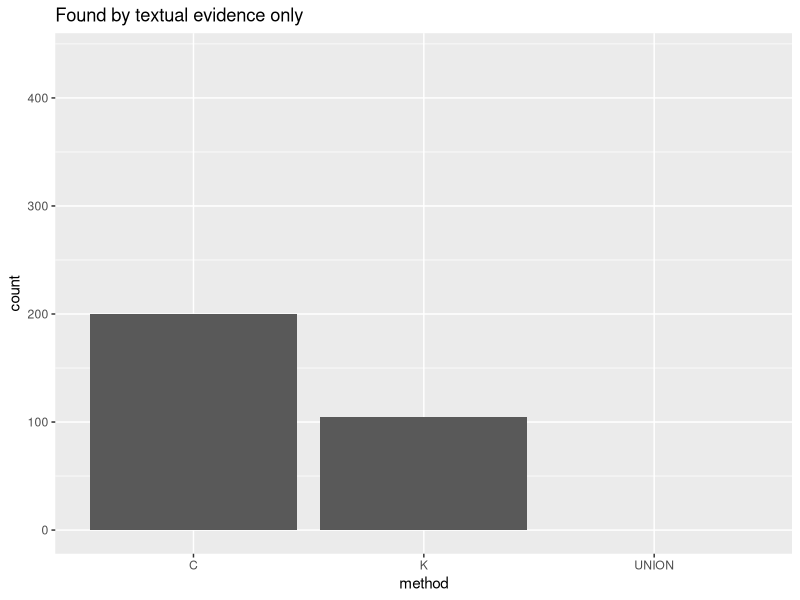
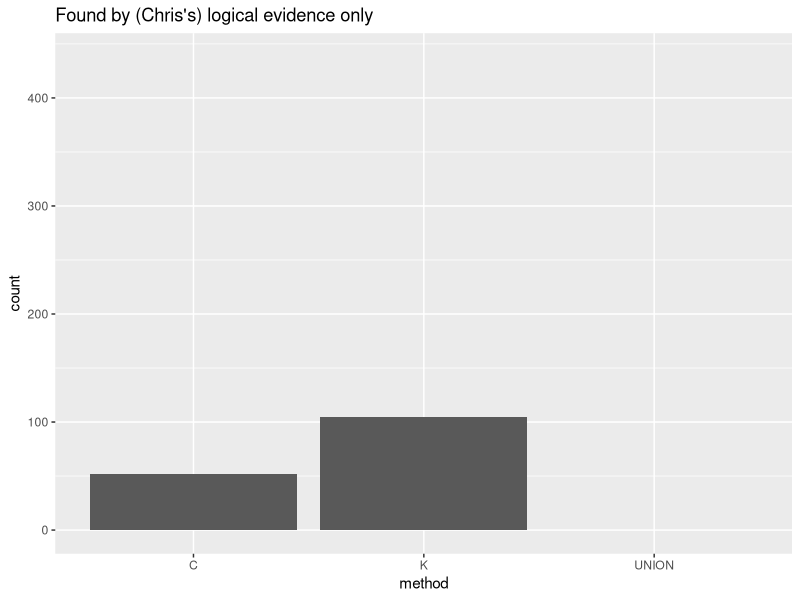
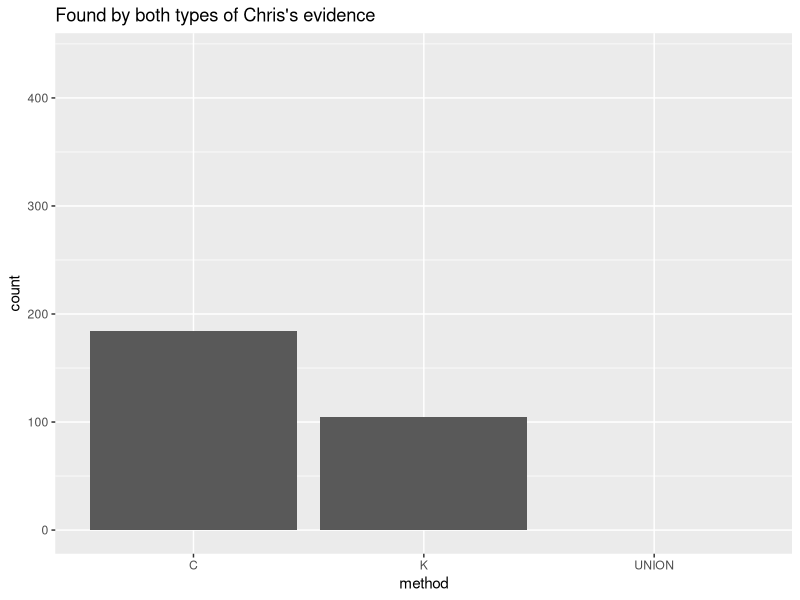

Write R code to recreate these figures, in order.
## ---- chunk 1
knitr::opts_chunk$set(echo = TRUE)
library(tidyverse)
## ---- chunk 2
we.found.textual <- 105
chris.found.textual <- 200
overlap.textual <- 0

found.by <- as_tibble(rbind(
c("TEXT", "K", 105),
c("TEXT", "C", 200),
c("TEXT", "UNION", 0)
))
# housekeeping: column names and types
colnames(found.by) <- c("evidence.from", "method", "count")
found.by$evidence.from <- as.factor(found.by$evidence.from)
found.by$method <- as.factor(found.by$method)
found.by$count <- as.integer(found.by$count)

ggplot(data = found.by, mapping = aes(x = method, y = count)) +
  geom_bar(stat = "identity") +
  ylim(0, 438) +
  labs(title = "Found by textual evidence only")

found.by <- as_tibble(rbind(
c("TEXT", "K", 105),
c("LOGICAL", "C", 52),
c("N/A", "UNION", 0)
))
# housekeeping: column names and types
colnames(found.by) <- c("evidence.from", "method", "count")
found.by$evidence.from <- as.factor(found.by$evidence.from)
found.by$method <- as.factor(found.by$method)
found.by$count <- as.integer(found.by$count)

ggplot(data = found.by, mapping = aes(x = method, y = count)) +
  geom_bar(stat = "identity") +
  ylim(0, 438) +
  labs(title = "Found by (Chris's) logical evidence only")

found.by <- as_tibble(rbind(
c("TEXT", "K", 105),
c("BOTH", "C", 184),
c("N/A", "UNION", 0)
))
# housekeeping: column names and types
colnames(found.by) <- c("evidence.from", "method", "count")
found.by$evidence.from <- as.factor(found.by$evidence.from)
found.by$method <- as.factor(found.by$method)
found.by$count <- as.integer(found.by$count)

ggplot(data = found.by, mapping = aes(x = method, y = count)) +
  geom_bar(stat = "identity") +
  ylim(0, 438) +
  labs(title = "Found by both types of Chris's evidence")

